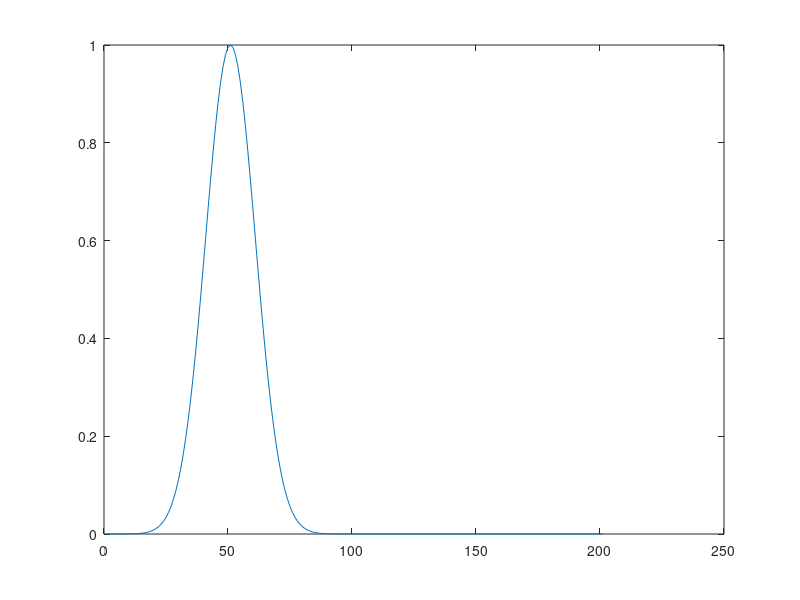

MATLAB code to generate this figure:
%Define time stepping scheme
%	Crank-Nicolson : k = 0.5

k = 0.5

% Define dispersion and spatial discretization parameters

alpha = .003;
n = 201;
dx = 2/200;

%basically dx = .01

nsteps = 0/.01
dt = .01

% initialise arrays and vectors 
b = zeros(n,1);
u = zeros(n,1);
B = zeros(n,n);

%initialize u

u = zeros(n,1);
x = 0.0;
for i=1:n
	u(i,1) = exp(-50*(x-0.5)^2);
	x = x + dx;
end

% set up tridiagonal entries of A matrix
A = zeros(n,n);
for i = 2:n-1
	A(i,i-1) = -k*((alpha/(dx^2))+ (-.5/(2*dx)));
	A(i,i) = 2*k*((1/dt)+(alpha/(dx^2))+.2);
	A(i,i+1) = k*((.5/(2*dx))-(alpha/(dx^2)));
end

%similarily for B

B = zeros(n,n);
for(i = 2:n-1)
	B(i,i-1) = k*((alpha/(dx^2))+ (.5/(2*dx)));
	B(i,i) = 2*k*((1/dt)-(alpha/(dx^2))-.2);
	B(i,i+1) = k*((-.5/(2*dx))+(alpha/(dx^2)));
end
%set up boundary conditions
A(1,1) = 1.0;
A(1,2) = -1.0;
A(n,n) = 1.0;
A(n,n-1) = -1.0;

% solve for each time step

for i=1:nsteps
    b = B*u;
    u = A\b;
end

plot (u)